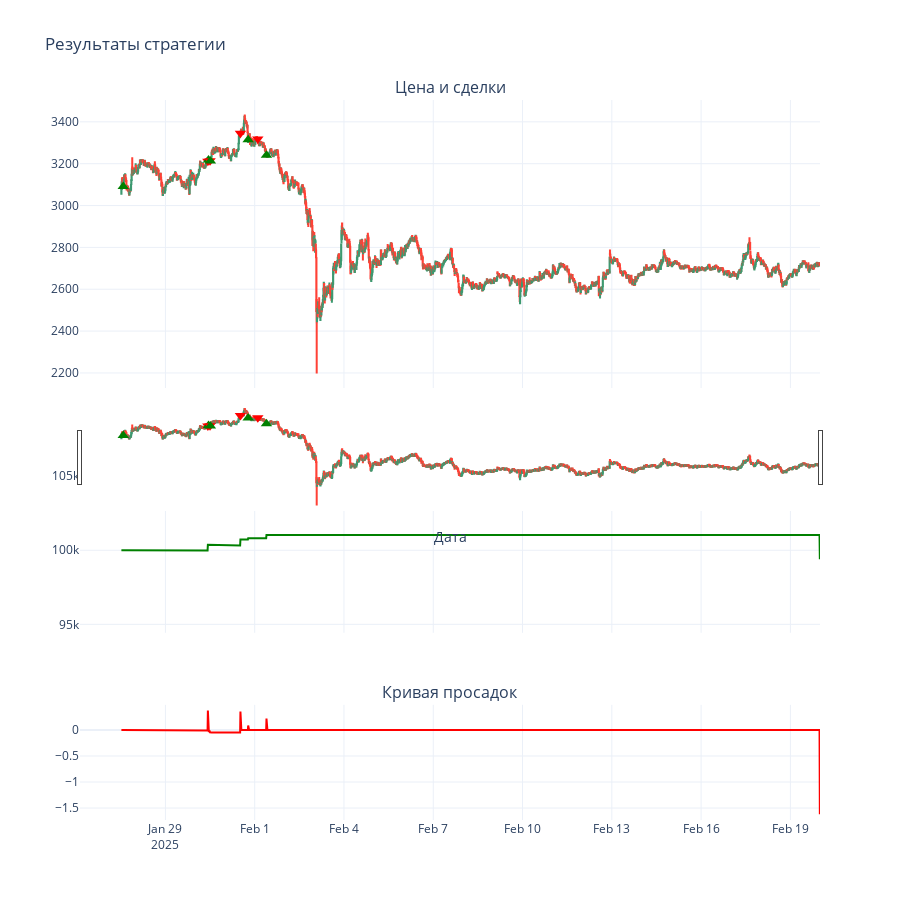

Notebook cell for this chart:
### Code cell
bt = StrategyTester(X_trade_signal, initial_balance=100000, position_size=0.1)

# Запускаем бэктест
bt.run()
stats = bt.calculate_stats()
StrategyTester.display_stats(stats)

bt.plot()

### Figure 1 — Plotly figure (JSON) as saved in the notebook; plotly's stock layout.template omitted (floating-point values rounded to 4 significant figures; data arrays with more than 128 entries replaced by an {"elided": "..."} marker saying what was removed)
{"data": [{"close": {"elided": "2254 float values"}, "high": {"elided": "2254 float values"}, "low": {"elided": "2254 float values"}, "name": "Цена", "open": {"elided": "2254 float values"}, "type": "candlestick", "x": {"elided": "2254 str values"}, "xaxis": "x", "yaxis": "y"}, {"marker": {"color": "green", "size": 10, "symbol": "triangle-up"}, "mode": "markers", "name": "Сделка", "type": "scatter", "x": ["2025-01-27T14:00:00+00:00"], "xaxis": "x", "y": [3091.0], "yaxis": "y"}, {"marker": {"color": "red", "size": 10, "symbol": "triangle-down"}, "mode": "markers", "name": "Сделка", "type": "scatter", "x": ["2025-01-30T10:15:00+00:00"], "xaxis": "x", "y": [3212.0], "yaxis": "y"}, {"marker": {"color": "green", "size": 10, "symbol": "triangle-up"}, "mode": "markers", "name": "Сделка", "type": "scatter", "x": ["2025-01-30T10:45:00+00:00"], "xaxis": "x", "y": [3218.0], "yaxis": "y"}, {"marker": {"color": "red", "size": 10, "symbol": "triangle-down"}, "mode": "markers", "name": "Сделка", "type": "scatter", "x": ["2025-01-30T12:00:00+00:00"], "xaxis": "x", "y": [3214.0], "yaxis": "y"}, {"marker": {"color": "green", "size": 10, "symbol": "triangle-up"}, "mode": "markers", "name": "Сделка", "type": "scatter", "x": ["2025-01-30T12:15:00+00:00"], "xaxis": "x", "y": [3212.0], "yaxis": "y"}, {"marker": {"color": "red", "size": 10, "symbol": "triangle-down"}, "mode": "markers", "name": "Сделка", "type": "scatter", "x": ["2025-01-31T12:30:00+00:00"], "xaxis": "x", "y": [3346.0], "yaxis": "y"}, {"marker": {"color": "green", "size": 10, "symbol": "triangle-up"}, "mode": "markers", "name": "Сделка", "type": "scatter", "x": ["2025-01-31T18:45:00+00:00"], "xaxis": "x", "y": [3314.0], "yaxis": "y"}, {"marker": {"color": "red", "size": 10, "symbol": "triangle-down"}, "mode": "markers", "name": "Сделка", "type": "scatter", "x": ["2025-02-01T02:30:00+00:00"], "xaxis": "x", "y": [3317.0], "yaxis": "y"}, {"marker": {"color": "green", "size": 10, "symbol": "triangle-up"}, "mode": "markers", "name": "Сделка", "type": "scatter", "x": ["2025-02-01T09:30:00+00:00"], "xaxis": "x", "y": [3241.0], "yaxis": "y"}, {"line": {"color": "green", "width": 2}, "mode": "lines", "name": "Капитал", "type": "scatter", "x": {"elided": "2254 str values"}, "xaxis": "x2", "y": {"elided": "2254 float values"}, "yaxis": "y2"}, {"line": {"color": "red", "width": 2}, "mode": "lines", "name": "Просадка", "type": "scatter", "x": {"elided": "2254 str values"}, "xaxis": "x3", "y": {"elided": "2254 float values"}, "yaxis": "y3"}], "layout": {"annotations": [{"font": {"size": 16}, "showarrow": false, "text": "Цена и сделки", "x": 0.5, "xanchor": "center", "xref": "paper", "y": 1, "yanchor": "bottom", "yref": "paper"}, {"font": {"size": 16}, "showarrow": false, "text": "Кривая капитала", "x": 0.5, "xanchor": "center", "xref": "paper", "y": 0.5, "yanchor": "bottom", "yref": "paper"}, {"font": {"size": 16}, "showarrow": false, "text": "Кривая просадок", "x": 0.5, "xanchor": "center", "xref": "paper", "y": 0.16, "yanchor": "bottom", "yref": "paper"}], "height": 900, "showlegend": false, "title": {"text": "Результаты стратегии"}, "xaxis": {"anchor": "y", "domain": [0, 1], "matches": "x3", "showticklabels": false, "title": {"text": "Дата"}}, "xaxis2": {"anchor": "y2", "domain": [0, 1], "matches": "x3", "showticklabels": false}, "xaxis3": {"anchor": "y3", "domain": [0, 1]}, "yaxis": {"anchor": "x", "domain": [0.6, 1]}, "yaxis2": {"anchor": "x2", "domain": [0.26, 0.5], "range": [94430.0, 106100.0]}, "yaxis3": {"anchor": "x3", "domain": [0, 0.16]}}}
